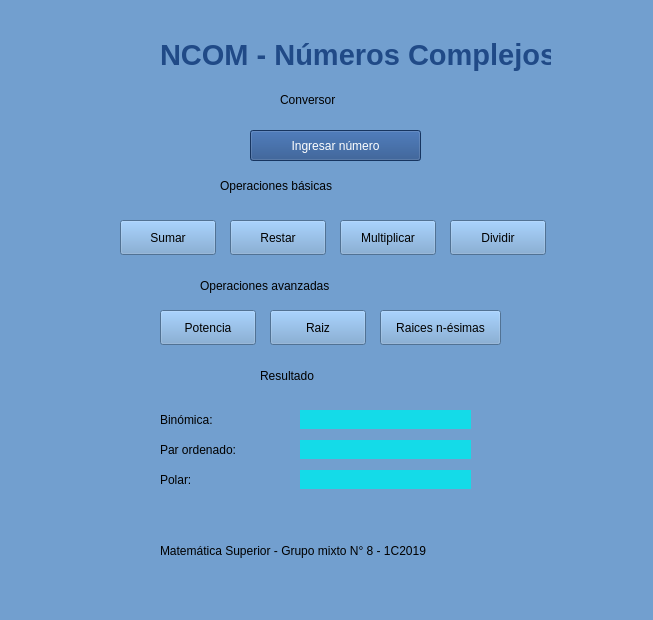
<?xml version="1.0" encoding="UTF-8"?>
<ui version="4.0">
 <class>mainWindow</class>
 <widget class="QMainWindow" name="mainWindow">
  <property name="enabled">
   <bool>true</bool>
  </property>
  <property name="geometry">
   <rect>
    <x>0</x>
    <y>0</y>
    <width>653</width>
    <height>620</height>
   </rect>
  </property>
  <property name="minimumSize">
   <size>
    <width>653</width>
    <height>620</height>
   </size>
  </property>
  <property name="maximumSize">
   <size>
    <width>653</width>
    <height>620</height>
   </size>
  </property>
  <property name="windowTitle">
   <string>NCOM - Números Complejos</string>
  </property>
  <property name="styleSheet">
   <string notr="true">background-color: rgb(114, 159, 207);</string>
  </property>
  <widget class="QWidget" name="centralwidget">
   <widget class="QLabel" name="label">
    <property name="geometry">
     <rect>
      <x>160</x>
      <y>30</y>
      <width>391</width>
      <height>51</height>
     </rect>
    </property>
    <property name="text">
     <string>&lt;html&gt;&lt;head/&gt;&lt;body&gt;&lt;p&gt;&lt;span style=&quot; font-size:22pt; font-weight:600; color:#204a87;&quot;&gt;NCOM - Números Complejos&lt;/span&gt;&lt;/p&gt;&lt;/body&gt;&lt;/html&gt;</string>
    </property>
   </widget>
   <widget class="QLabel" name="label_2">
    <property name="geometry">
     <rect>
      <x>160</x>
      <y>410</y>
      <width>67</width>
      <height>19</height>
     </rect>
    </property>
    <property name="text">
     <string>Binómica:</string>
    </property>
   </widget>
   <widget class="QLabel" name="label_3">
    <property name="geometry">
     <rect>
      <x>160</x>
      <y>440</y>
      <width>101</width>
      <height>19</height>
     </rect>
    </property>
    <property name="text">
     <string>Par ordenado:</string>
    </property>
   </widget>
   <widget class="QLabel" name="binomicaText">
    <property name="geometry">
     <rect>
      <x>300</x>
      <y>410</y>
      <width>171</width>
      <height>19</height>
     </rect>
    </property>
    <property name="styleSheet">
     <string notr="true">background-color: rgb(20, 219, 232);</string>
    </property>
    <property name="text">
     <string/>
    </property>
    <property name="alignment">
     <set>Qt::AlignCenter</set>
    </property>
   </widget>
   <widget class="QLabel" name="label_5">
    <property name="geometry">
     <rect>
      <x>160</x>
      <y>470</y>
      <width>41</width>
      <height>19</height>
     </rect>
    </property>
    <property name="text">
     <string>Polar:</string>
    </property>
   </widget>
   <widget class="QPushButton" name="getComplejos">
    <property name="geometry">
     <rect>
      <x>250</x>
      <y>130</y>
      <width>171</width>
      <height>31</height>
     </rect>
    </property>
    <property name="styleSheet">
     <string notr="true">background-color: rgb(32, 74, 135);
color: rgb(255, 255, 255);</string>
    </property>
    <property name="text">
     <string>Ingresar número</string>
    </property>
   </widget>
   <widget class="QLabel" name="ordenadoText">
    <property name="geometry">
     <rect>
      <x>300</x>
      <y>440</y>
      <width>171</width>
      <height>19</height>
     </rect>
    </property>
    <property name="styleSheet">
     <string notr="true">background-color: rgb(20, 219, 232);</string>
    </property>
    <property name="text">
     <string/>
    </property>
    <property name="alignment">
     <set>Qt::AlignCenter</set>
    </property>
   </widget>
   <widget class="QLabel" name="polarText">
    <property name="geometry">
     <rect>
      <x>300</x>
      <y>470</y>
      <width>171</width>
      <height>19</height>
     </rect>
    </property>
    <property name="styleSheet">
     <string notr="true">background-color: rgb(20, 219, 232);</string>
    </property>
    <property name="text">
     <string/>
    </property>
    <property name="alignment">
     <set>Qt::AlignCenter</set>
    </property>
   </widget>
   <widget class="QPushButton" name="sumarButton">
    <property name="geometry">
     <rect>
      <x>120</x>
      <y>220</y>
      <width>96</width>
      <height>35</height>
     </rect>
    </property>
    <property name="text">
     <string>Sumar</string>
    </property>
   </widget>
   <widget class="QPushButton" name="restarButton">
    <property name="geometry">
     <rect>
      <x>230</x>
      <y>220</y>
      <width>96</width>
      <height>35</height>
     </rect>
    </property>
    <property name="text">
     <string>Restar</string>
    </property>
   </widget>
   <widget class="QPushButton" name="multiplicarButton">
    <property name="geometry">
     <rect>
      <x>340</x>
      <y>220</y>
      <width>96</width>
      <height>35</height>
     </rect>
    </property>
    <property name="text">
     <string>Multiplicar</string>
    </property>
   </widget>
   <widget class="QPushButton" name="dividirButton">
    <property name="geometry">
     <rect>
      <x>450</x>
      <y>220</y>
      <width>96</width>
      <height>35</height>
     </rect>
    </property>
    <property name="text">
     <string>Dividir</string>
    </property>
   </widget>
   <widget class="QLabel" name="label_4">
    <property name="geometry">
     <rect>
      <x>280</x>
      <y>90</y>
      <width>131</width>
      <height>19</height>
     </rect>
    </property>
    <property name="styleSheet">
     <string notr="true">font: 19pt &quot;Cantarell&quot;;</string>
    </property>
    <property name="text">
     <string>Conversor</string>
    </property>
   </widget>
   <widget class="QLabel" name="label_7">
    <property name="geometry">
     <rect>
      <x>220</x>
      <y>170</y>
      <width>231</width>
      <height>31</height>
     </rect>
    </property>
    <property name="styleSheet">
     <string notr="true">font: 19pt &quot;Cantarell&quot;;</string>
    </property>
    <property name="text">
     <string>Operaciones básicas</string>
    </property>
   </widget>
   <widget class="QLabel" name="label_8">
    <property name="geometry">
     <rect>
      <x>260</x>
      <y>360</y>
      <width>111</width>
      <height>31</height>
     </rect>
    </property>
    <property name="styleSheet">
     <string notr="true">font: 19pt &quot;Cantarell&quot;;</string>
    </property>
    <property name="text">
     <string>Resultado</string>
    </property>
   </widget>
   <widget class="QLabel" name="label_9">
    <property name="geometry">
     <rect>
      <x>200</x>
      <y>270</y>
      <width>271</width>
      <height>31</height>
     </rect>
    </property>
    <property name="styleSheet">
     <string notr="true">font: 19pt &quot;Cantarell&quot;;</string>
    </property>
    <property name="text">
     <string>Operaciones avanzadas</string>
    </property>
   </widget>
   <widget class="QPushButton" name="potenciaButton">
    <property name="geometry">
     <rect>
      <x>160</x>
      <y>310</y>
      <width>96</width>
      <height>35</height>
     </rect>
    </property>
    <property name="text">
     <string>Potencia</string>
    </property>
   </widget>
   <widget class="QPushButton" name="raizButton">
    <property name="geometry">
     <rect>
      <x>270</x>
      <y>310</y>
      <width>96</width>
      <height>35</height>
     </rect>
    </property>
    <property name="text">
     <string>Raiz</string>
    </property>
   </widget>
   <widget class="QLabel" name="label_6">
    <property name="geometry">
     <rect>
      <x>160</x>
      <y>530</y>
      <width>331</width>
      <height>41</height>
     </rect>
    </property>
    <property name="styleSheet">
     <string notr="true">font: 8pt &quot;Cantarell&quot;;
font: 81 11pt &quot;Cantarell&quot;;</string>
    </property>
    <property name="text">
     <string>Matemática Superior - Grupo mixto N° 8 - 1C2019</string>
    </property>
   </widget>
   <widget class="QPushButton" name="nesimasButton">
    <property name="geometry">
     <rect>
      <x>380</x>
      <y>310</y>
      <width>121</width>
      <height>35</height>
     </rect>
    </property>
    <property name="text">
     <string>Raices n-ésimas</string>
    </property>
   </widget>
  </widget>
  <widget class="QMenuBar" name="menubar">
   <property name="geometry">
    <rect>
     <x>0</x>
     <y>0</y>
     <width>653</width>
     <height>27</height>
    </rect>
   </property>
  </widget>
  <widget class="QStatusBar" name="statusbar"/>
 </widget>
 <resources/>
 <connections/>
</ui>
